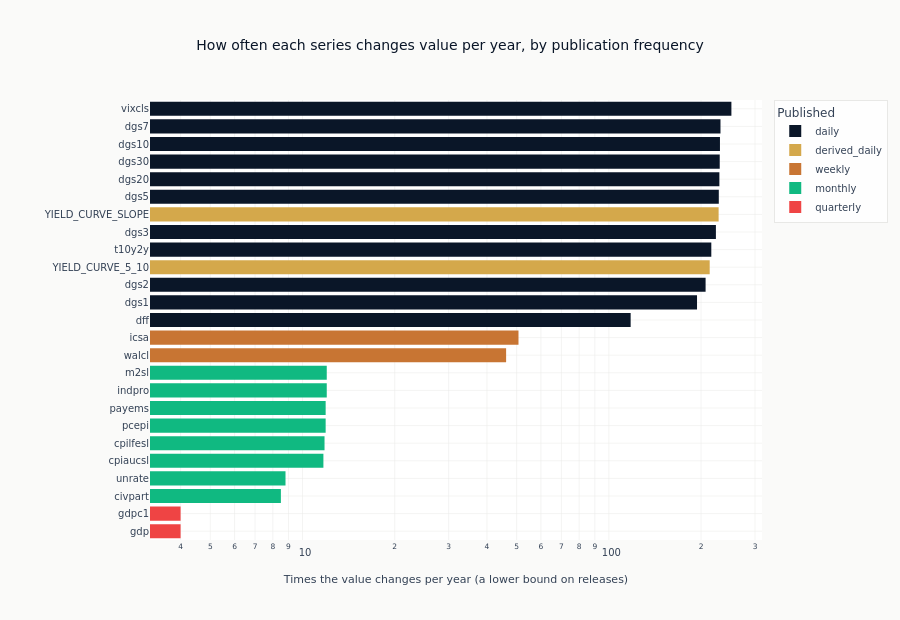

Write notebook code for a chart like this one.
### Code cell
fig = px.bar(
    cadence.drop_nulls("native_frequency").to_pandas(),
    x="changes_per_year",
    y="series",
    color="native_frequency",
    orientation="h",
    hover_name="description",
    title="How often each series changes value per year, by publication frequency",
    labels={
        "changes_per_year": "Times the value changes per year (a lower bound on releases)",
        "series": "",
        "native_frequency": "Published",
    },
    log_x=True,
)
fig.update_layout(
    height=620,
    yaxis=dict(categoryorder="total ascending"),
    margin=dict(l=150),  # `YIELD_CURVE_SLOPE` and `YIELD_CURVE_5_10` clip against the default
)
show_plotly_with_alt(
    fig,
    "Horizontal bar chart, on a logarithmic axis, of how often each series in the panel changes "
    "value per year, one bar per series, coloured by the publication frequency recorded in the "
    "FRED metadata.",
)

### Figure 1 — Plotly figure (JSON) as saved in the notebook; plotly's stock layout.template omitted (floating-point values rounded to 4 significant figures)
{"data": [{"hovertemplate": "<b>%{hovertext}</b><br><br>Published=daily<br>Times the value changes per year (a lower bound on releases)=%{x}<br>=%{y}<extra></extra>", "hovertext": ["VIX Volatility Index", "7-Year Treasury Constant Maturity", "10-Year Treasury Constant Maturity", "30-Year Treasury Constant Maturity", "20-Year Treasury Constant Maturity", "5-Year Treasury Constant Maturity", "3-Year Treasury Constant Maturity", "10Y-2Y Treasury spread", "2-Year Treasury Constant Maturity", "1-Year Treasury Constant Maturity", "Fed Funds Rate"], "legendgroup": "daily", "marker": {"color": "#0a1628", "pattern": {"shape": ""}}, "name": "daily", "orientation": "h", "showlegend": true, "textposition": "auto", "type": "bar", "x": [251.2, 231.4, 230.5, 230.1, 229.5, 228.5, 223.6, 216.0, 206.9, 194.0, 117.8], "xaxis": "x", "y": ["vixcls", "dgs7", "dgs10", "dgs30", "dgs20", "dgs5", "dgs3", "t10y2y", "dgs2", "dgs1", "dff"], "yaxis": "y"}, {"hovertemplate": "<b>%{hovertext}</b><br><br>Published=derived_daily<br>Times the value changes per year (a lower bound on releases)=%{x}<br>=%{y}<extra></extra>", "hovertext": ["10Y-2Y spread for regime detection (>0.5% = risk-on)", "10Y-5Y spread for additional regime context"], "legendgroup": "derived_daily", "marker": {"color": "#D4A84B", "pattern": {"shape": ""}}, "name": "derived_daily", "orientation": "h", "showlegend": true, "textposition": "auto", "type": "bar", "x": [228.2, 213.4], "xaxis": "x", "y": ["YIELD_CURVE_SLOPE", "YIELD_CURVE_5_10"], "yaxis": "y"}, {"hovertemplate": "<b>%{hovertext}</b><br><br>Published=weekly<br>Times the value changes per year (a lower bound on releases)=%{x}<br>=%{y}<extra></extra>", "hovertext": ["Initial Jobless Claims", "Fed Balance Sheet"], "legendgroup": "weekly", "marker": {"color": "#C87533", "pattern": {"shape": ""}}, "name": "weekly", "orientation": "h", "showlegend": true, "textposition": "auto", "type": "bar", "x": [50.7, 46.2], "xaxis": "x", "y": ["icsa", "walcl"], "yaxis": "y"}, {"hovertemplate": "<b>%{hovertext}</b><br><br>Published=monthly<br>Times the value changes per year (a lower bound on releases)=%{x}<br>=%{y}<extra></extra>", "hovertext": ["Industrial Production", "M2 Money Stock", "PCE Price Index", "Non-Farm Payrolls", "Core CPI", "CPI All Urban Consumers", "Unemployment Rate", "Labor Force Participation"], "legendgroup": "monthly", "marker": {"color": "#10b981", "pattern": {"shape": ""}}, "name": "monthly", "orientation": "h", "showlegend": true, "textposition": "auto", "type": "bar", "x": [12.0, 12.0, 11.9, 11.9, 11.8, 11.7, 8.8, 8.5], "xaxis": "x", "y": ["indpro", "m2sl", "pcepi", "payems", "cpilfesl", "cpiaucsl", "unrate", "civpart"], "yaxis": "y"}, {"hovertemplate": "<b>%{hovertext}</b><br><br>Published=quarterly<br>Times the value changes per year (a lower bound on releases)=%{x}<br>=%{y}<extra></extra>", "hovertext": ["Nominal GDP", "Real GDP"], "legendgroup": "quarterly", "marker": {"color": "#ef4444", "pattern": {"shape": ""}}, "name": "quarterly", "orientation": "h", "showlegend": true, "textposition": "auto", "type": "bar", "x": [4.0, 4.0], "xaxis": "x", "y": ["gdp", "gdpc1"], "yaxis": "y"}], "layout": {"barmode": "relative", "height": 620, "legend": {"title": {"text": "Published"}, "tracegroupgap": 0}, "margin": {"l": 150}, "title": {"text": "How often each series changes value per year, by publication frequency"}, "xaxis": {"anchor": "y", "domain": [0.0, 1.0], "title": {"text": "Times the value changes per year (a lower bound on releases)"}, "type": "log"}, "yaxis": {"anchor": "x", "categoryorder": "total ascending", "domain": [0.0, 1.0], "title": {"text": ""}}}}
